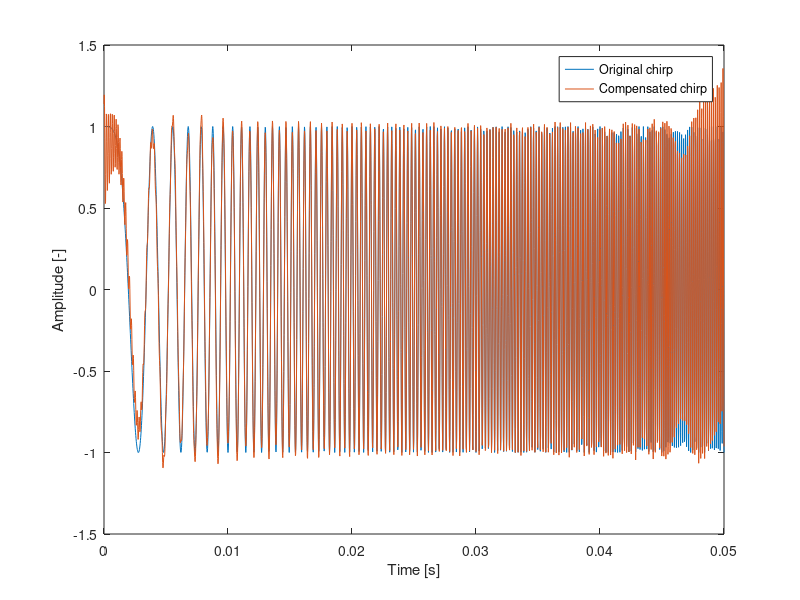
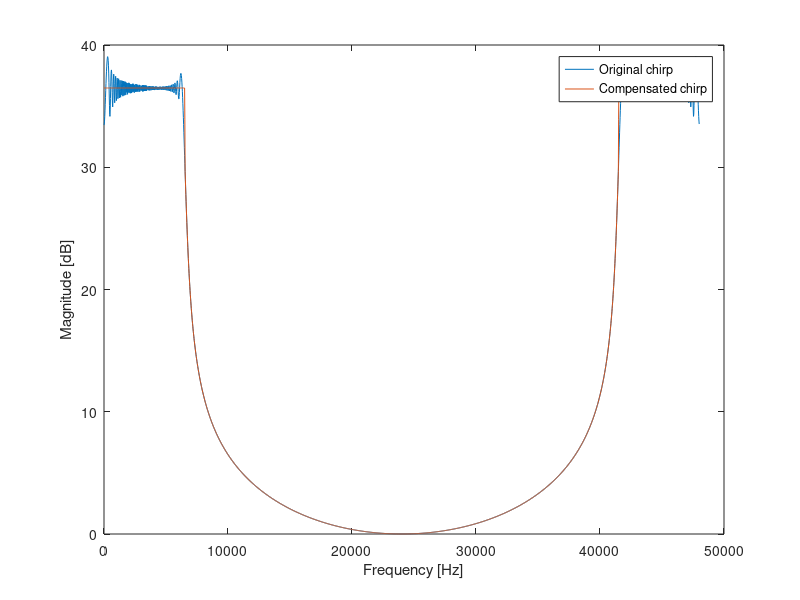

MATLAB code for these plots, in order:
% Create a chirp with compensation for the Fresnel ringing
filename = 'mychirp.wav'; % Filename to write to
fs = 48e3; % Sample frequency [Hz]
T = 50e-3; % Duration of chirp [s]
Twav = 60; % Duration of .wav [s]
fend = 6500; % Highest frequency of chirp [Hz]

ts = 1 / fs;
df = 1 / T;

t = 0:ts:T;
f = 0:df:fs;

x = chirp(t, 0, T, fend);
X = fft(x);

% Replace the magnitude in the chirp band with constant value, but keep the
% phase from the original chirp.
sel = f <= fend | f >= (fs - fend);
Ytarget = X;
Ytarget(sel) = rms(Ytarget(sel)) * exp(1i .* angle(Ytarget(sel)));
y = ifft(Ytarget);
y = real(y);

%16 bits. 128 microphone channel appended [mic1_measure1,
%mic2_measure2..., mic1_measure2, mic2_measure2]

% The recorded signal does not need to be phase-matched, i.e. the recording
% can start at any time in the signal. Test this by uncommenting the line
% below. Note that the recorded length does need to be exactly one period
% of the chirp, or the spectrum will be a pulse train instead.
%y = circshift(y, 10000, 2);

% The recorded signal should *not* be windowed, or the energy per band will
% not be flat. You can test this by modifying the window function below.
wnd = rectwin(length(y)).';
Y = fft(y .* wnd);

figure(1)
plot(t, x);
hold all;
plot(t, y);
hold off;
legend('Original chirp', 'Compensated chirp');
xlabel('Time [s]');
ylabel('Amplitude [-]');

figure(2);
plot(f, mag2db(abs(X)));
hold all;
plot(f, mag2db(abs(Y)));
hold off;
legend('Original chirp', 'Compensated chirp');
xlabel('Frequency [Hz]');
ylabel('Magnitude [dB]');

% Write file of approximately 1 minute
ywav = y ./ max(abs(y));
ywav = repmat(ywav, 1, ceil(Twav / T));
ywav = ywav(1:round(Twav * fs));
audiowrite(filename, ywav, fs);